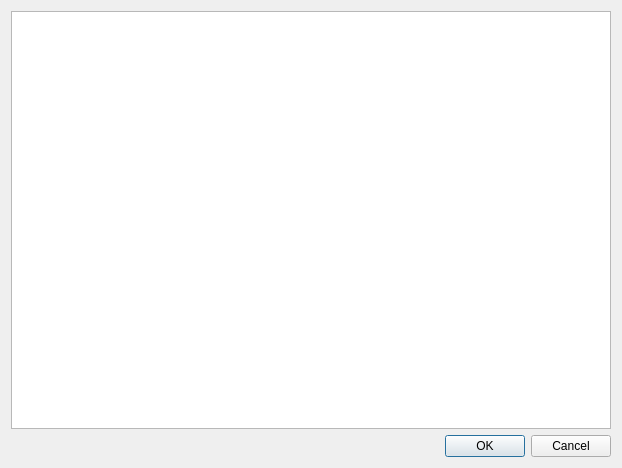
<?xml version="1.0" encoding="UTF-8"?>
<ui version="4.0">
 <class>Dialog_FileBrowser</class>
 <widget class="QDialog" name="Dialog_FileBrowser">
  <property name="geometry">
   <rect>
    <x>0</x>
    <y>0</y>
    <width>622</width>
    <height>468</height>
   </rect>
  </property>
  <property name="windowTitle">
   <string>Dialog</string>
  </property>
  <layout class="QGridLayout" name="gridLayout">
   <item row="0" column="0">
    <widget class="QTreeView" name="treeView_FileBrowser"/>
   </item>
   <item row="1" column="0">
    <widget class="QDialogButtonBox" name="buttonBox">
     <property name="orientation">
      <enum>Qt::Horizontal</enum>
     </property>
     <property name="standardButtons">
      <set>QDialogButtonBox::Cancel|QDialogButtonBox::Ok</set>
     </property>
    </widget>
   </item>
  </layout>
 </widget>
 <resources/>
 <connections>
  <connection>
   <sender>buttonBox</sender>
   <signal>accepted()</signal>
   <receiver>Dialog_FileBrowser</receiver>
   <slot>accept()</slot>
   <hints>
    <hint type="sourcelabel">
     <x>248</x>
     <y>254</y>
    </hint>
    <hint type="destinationlabel">
     <x>157</x>
     <y>274</y>
    </hint>
   </hints>
  </connection>
  <connection>
   <sender>buttonBox</sender>
   <signal>rejected()</signal>
   <receiver>Dialog_FileBrowser</receiver>
   <slot>reject()</slot>
   <hints>
    <hint type="sourcelabel">
     <x>316</x>
     <y>260</y>
    </hint>
    <hint type="destinationlabel">
     <x>286</x>
     <y>274</y>
    </hint>
   </hints>
  </connection>
 </connections>
</ui>
